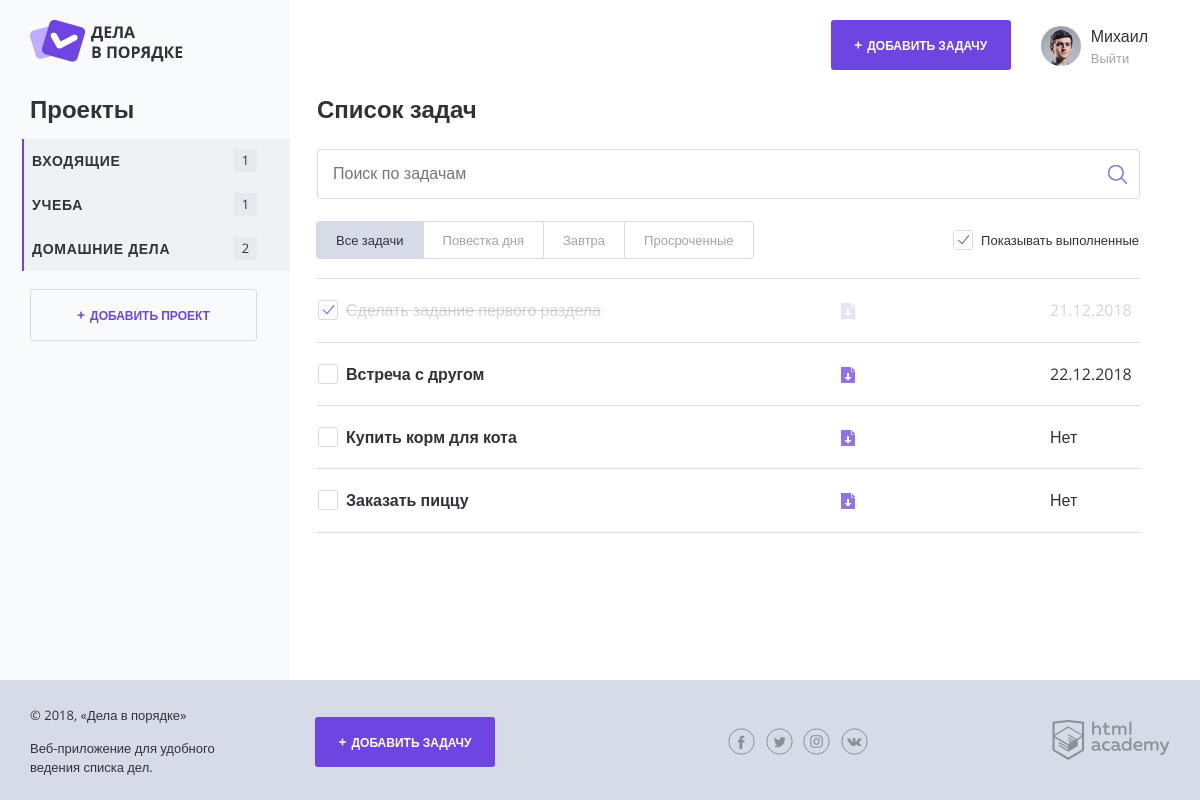
Before: / with the older database file.
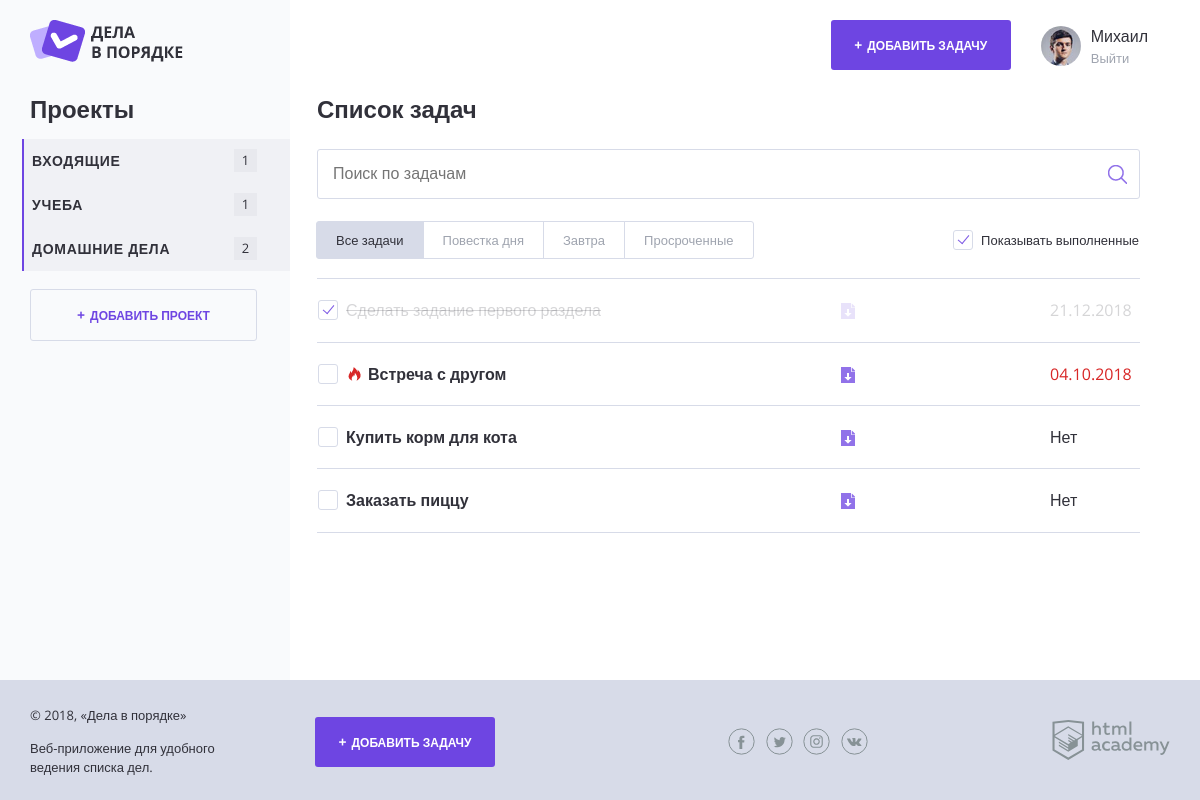
After: the same page with the newer database file.
### tables this page shows
CREATE TABLE users (
id INT AUTO_INCREMENT PRIMARY KEY,
date TIMESTAMP,
email VARCHAR(64) UNIQUE,
name VARCHAR(128),
password VARCHAR(128),
contacts VARCHAR(128)
);

CREATE TABLE projects (
id INT AUTO_INCREMENT PRIMARY KEY,
name VARCHAR(128),
user_id INT
);

CREATE TABLE tasks (
id INT AUTO_INCREMENT PRIMARY KEY,
date_created TIMESTAMP,
date_done TIMESTAMP,
status BOOL,
name VARCHAR(128),
file_path VARCHAR(128),
deadline DATETIME,
user_id INT,
project_id INT
);

### functions.php (called while the page is built, shortened)
<?php
function count_tasks($list, $project) {
    $categories = array_column($list, 'project_id');
    $count = array_count_values($categories);
    if (array_key_exists($project, $count)) {
        return $count[$project];
    } else {return '0';}
}
function esc($str) {
    $text = htmlspecialchars($str);
    return $text;
}
function include_template($name, $data) {
    $name = 'templates/' . $name;
    extract($data);
    require($name);
    $result = ob_get_clean();
    return $result;
}
function check_important($date) {
    $important = false;
    $difference = floor((strtotime($date) - time())/3600);
    if (!empty($date) && ($difference <= 24)) {$important = true;}
    return $important;
}

### data.php (called while the page is built, shortened)
<?php
$show_complete_tasks = rand(0, 1);
$cur_user = 1;
if ($link) {
    $sql = 'SELECT * FROM users WHERE id = '.$cur_user;
    $result = mysqli_query($link, $sql);
    if ($result) {
        $user_info = mysqli_fetch_array($result, MYSQLI_ASSOC);
    }
    $sql = 'SELECT * FROM projects WHERE user_id = '.$cur_user;
    $result = mysqli_query($link, $sql);
    if ($result) {
        $projects_list = mysqli_fetch_all($result, MYSQLI_ASSOC);
    }
    $sql = 'SELECT * FROM tasks WHERE user_id = '.$cur_user;
    $result = mysqli_query($link, $sql);
    if ($result) {
        $tasks_list = mysqli_fetch_all($result, MYSQLI_ASSOC);
    }
}

### templates/layout.php (the view, shortened to what this page needs)
<!DOCTYPE html>
<html lang="ru">
<head>
    <link rel="stylesheet" href="css/normalize.css">
    <link rel="stylesheet" href="css/style.css">
    <link rel="stylesheet" href="css/flatpickr.min.css">
</head>
<body>
<div class="page-wrapper">
    <div class="container container--with-sidebar">
        <header class="main-header">
            <a href="/">
                <img src="img/logo.png" width="153" height="42" alt="Логотип Дела в порядке">
            </a>
            <div class="main-header__side">
                <a class="main-header__side-item button button--plus open-modal" href="pages/form-task.html">Добавить задачу</a>
                <div class="main-header__side-item user-menu">
                    <div class="user-menu__image">
                        <img src="img/user-pic.jpg" width="40" height="40" alt="Пользователь">
                    </div>
                    <div class="user-menu__data">
                        <p><?=esc($user);?></p>
                        <a href="#">Выйти</a>
                    </div>
                </div>
            </div>
        </header>
        <div class="content">
            <section class="content__side">
                <h2 class="content__side-heading">Проекты</h2>
                <nav class="main-navigation">
                    <ul class="main-navigation__list">
                        <?php foreach ($projects_list as $project): ?>
                            <li class="main-navigation__list-item main-navigation__list-item--active">
                                <a class="main-navigation__list-item-link" href="#"><?=esc($project['name']);?></a>
                                <span class="main-navigation__list-item-count"><?=count_tasks($tasks_list, $project['id']);?></span>
                            </li>
                        <?php endforeach; ?>
                    </ul>
                </nav>
                <a class="button button--transparent button--plus content__side-button"
                    href="pages/form-project.html" target="project_add">Добавить проект</a>
            </section>
            <main class="content__main">
                <?=$content;?>
            </main>
        </div>
    </div>
</div>
<footer class="main-footer">
    <div class="container">
        <div class="main-footer__copyright">
            <p>© 2018, «Дела в порядке»</p>
            <p>Веб-приложение для удобного ведения списка дел.</p>
        </div>
        <a class="main-footer__button button button--plus" href="pages/form-task.html">Добавить задачу</a>
        <div class="main-footer__social social">
            <a class="social__link social__link--facebook" href="#">
            </a>
            <a class="social__link social__link--twitter" href="#">
            </a>
            <a class="social__link social__link--instagram" href="#">
            </a>
            <a class="social__link social__link--vkontakte" href="#">
            </a>
        </div>
        <div class="main-footer__developed-by">
            <a href="https://htmlacademy.ru/intensive/php">
                <img src="img/htmlacademy.svg" alt="HTML Academy" width="118" height="40">
            </a>
        </div>
    </div>
</footer>
</body>
</html>

### templates/index.php (shortened to what this page needs)
<h2 class="content__main-heading">Список задач</h2>
<form class="search-form" action="index.php" method="post">
    <input class="search-form__input" type="text" name="" value="" placeholder="Поиск по задачам">
    <input class="search-form__submit" type="submit" name="" value="Искать">
</form>
<div class="tasks-controls">
    <nav class="tasks-switch">
        <a href="/" class="tasks-switch__item tasks-switch__item--active">Все задачи</a>
        <a href="/" class="tasks-switch__item">Повестка дня</a>
        <a href="/" class="tasks-switch__item">Завтра</a>
        <a href="/" class="tasks-switch__item">Просроченные</a>
    </nav>
    <label class="checkbox">
        <span class="checkbox__text">Показывать выполненные</span>
    </label>
</div>
<table class="tasks">
    <?php foreach ($tasks_list as $key => $task): ?>
        <tr class="tasks__item task <?php if($task['status']) {print ("task--completed");}?> <?php if(check_important($task['deadline'])) {print ("task--important");}?>"
						<?php if($show_complete_tasks === 0 && $task['status']) {print ("hidden");} ?>>
            <td class="task__select">
                <label class="checkbox task__checkbox">
                    <span class="checkbox__text"><?=esc($task['name']);?></span>
                </label>
            </td>
            <td class="task__file">
                <a class="download-link" href="#"></a>
            </td>
            <td class="task__date"><?php if (empty($task['deadline'])) {print 'Нет';} else {print date('d.m.Y', strtotime($task['deadline']));} ?></td>
        </tr>
    <?php endforeach; ?>
</table>

### index.php
<?php
$link = mysqli_connect('localhost', 'root', '', 'doingsdone');
mysqli_set_charset($link, "utf8");
require_once('functions.php');
require_once('data.php');
$page_content = include_template('index.php',[
		'tasks_list' => $tasks_list,
		'show_complete_tasks' => $show_complete_tasks
		]);
$layout_content = include_template('layout.php',[
		'content' => $page_content,
		'projects_list' => $projects_list,
		'tasks_list' => $tasks_list,
		'user' => esc($user_info['name']),
		'title' => 'Дела в порядке'
		]);
print($layout_content);

Changed rows visible on the page:
changed tasks "Встреча с другом": deadline "22.12.2018" → "04.10.2018"
